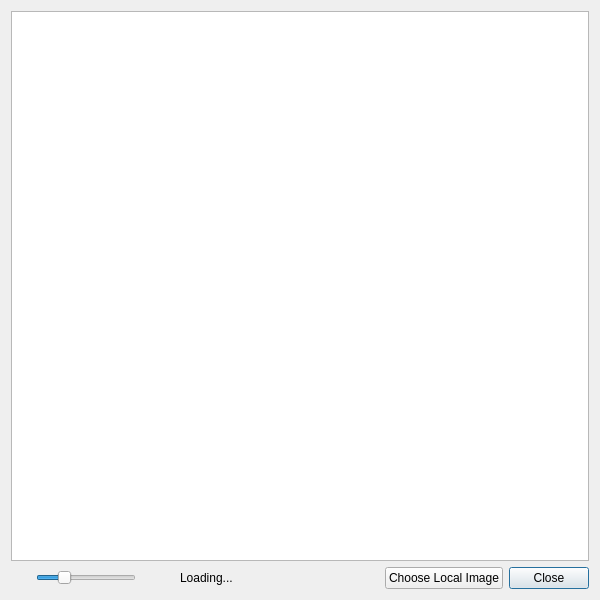
<?xml version="1.0" encoding="UTF-8"?>
<ui version="4.0">
 <class>ImageDialog</class>
 <widget class="QDialog" name="ImageDialog">
  <property name="windowModality">
   <enum>Qt::WindowModal</enum>
  </property>
  <property name="geometry">
   <rect>
    <x>0</x>
    <y>0</y>
    <width>600</width>
    <height>600</height>
   </rect>
  </property>
  <property name="windowTitle">
   <string>Choose an Image</string>
  </property>
  <property name="styleSheet">
   <string notr="true">#ImageDialog {
	background-image: url(:/img/pattern_dark.png);
}</string>
  </property>
  <property name="modal">
   <bool>true</bool>
  </property>
  <layout class="QVBoxLayout" name="verticalLayout">
   <item>
    <widget class="MyTableWidget" name="table">
     <property name="minimumSize">
      <size>
       <width>400</width>
       <height>0</height>
      </size>
     </property>
     <property name="acceptDrops">
      <bool>true</bool>
     </property>
     <property name="editTriggers">
      <set>QAbstractItemView::NoEditTriggers</set>
     </property>
     <property name="selectionMode">
      <enum>QAbstractItemView::SingleSelection</enum>
     </property>
     <property name="verticalScrollMode">
      <enum>QAbstractItemView::ScrollPerPixel</enum>
     </property>
     <property name="showGrid">
      <bool>false</bool>
     </property>
     <attribute name="horizontalHeaderVisible">
      <bool>false</bool>
     </attribute>
     <attribute name="verticalHeaderVisible">
      <bool>false</bool>
     </attribute>
     <column>
      <property name="text">
       <string>Neue Spalte</string>
      </property>
     </column>
     <column>
      <property name="text">
       <string>Neue Spalte</string>
      </property>
     </column>
     <column>
      <property name="text">
       <string>Neue Spalte</string>
      </property>
     </column>
     <column>
      <property name="text">
       <string>Neue Spalte</string>
      </property>
     </column>
     <column>
      <property name="text">
       <string>Neue Spalte</string>
      </property>
     </column>
    </widget>
   </item>
   <item>
    <layout class="QHBoxLayout" name="horizontalLayout" stretch="0,0,0,0,1,0,0,0">
     <item>
      <widget class="QToolButton" name="buttonZoomOut">
       <property name="cursor">
        <cursorShape>PointingHandCursor</cursorShape>
       </property>
       <property name="toolTip">
        <string>Zoom out</string>
       </property>
       <property name="styleSheet">
        <string notr="true">border: 0px;
background: transparent;</string>
       </property>
       <property name="text">
        <string/>
       </property>
       <property name="icon">
        <iconset resource="MediaElch.qrc">
         <normaloff>:/img/zoom_out.png</normaloff>:/img/zoom_out.png</iconset>
       </property>
      </widget>
     </item>
     <item>
      <widget class="QSlider" name="previewSizeSlider">
       <property name="minimumSize">
        <size>
         <width>100</width>
         <height>0</height>
        </size>
       </property>
       <property name="maximumSize">
        <size>
         <width>100</width>
         <height>16777215</height>
        </size>
       </property>
       <property name="toolTip">
        <string>Preview size</string>
       </property>
       <property name="minimum">
        <number>4</number>
       </property>
       <property name="maximum">
        <number>20</number>
       </property>
       <property name="singleStep">
        <number>1</number>
       </property>
       <property name="pageStep">
        <number>1</number>
       </property>
       <property name="value">
        <number>8</number>
       </property>
       <property name="orientation">
        <enum>Qt::Horizontal</enum>
       </property>
      </widget>
     </item>
     <item>
      <widget class="QToolButton" name="buttonZoomIn">
       <property name="cursor">
        <cursorShape>PointingHandCursor</cursorShape>
       </property>
       <property name="toolTip">
        <string>Zoom in</string>
       </property>
       <property name="styleSheet">
        <string notr="true">border: 0px;
background: transparent;</string>
       </property>
       <property name="text">
        <string/>
       </property>
       <property name="icon">
        <iconset resource="MediaElch.qrc">
         <normaloff>:/img/zoom_in.png</normaloff>:/img/zoom_in.png</iconset>
       </property>
      </widget>
     </item>
     <item>
      <widget class="QLabel" name="labelSpinner">
       <property name="text">
        <string/>
       </property>
      </widget>
     </item>
     <item>
      <widget class="QLabel" name="labelLoading">
       <property name="text">
        <string>Loading...</string>
       </property>
      </widget>
     </item>
     <item>
      <spacer name="horizontalSpacer">
       <property name="orientation">
        <enum>Qt::Horizontal</enum>
       </property>
       <property name="sizeHint" stdset="0">
        <size>
         <width>40</width>
         <height>20</height>
        </size>
       </property>
      </spacer>
     </item>
     <item>
      <widget class="QPushButton" name="buttonChoose">
       <property name="text">
        <string>Choose Local Image</string>
       </property>
       <property name="autoDefault">
        <bool>false</bool>
       </property>
      </widget>
     </item>
     <item>
      <widget class="QPushButton" name="buttonClose">
       <property name="text">
        <string>Close</string>
       </property>
      </widget>
     </item>
    </layout>
   </item>
  </layout>
 </widget>
 <customwidgets>
  <customwidget>
   <class>MyTableWidget</class>
   <extends>QTableWidget</extends>
   <header>smallWidgets/MyTableWidget.h</header>
  </customwidget>
 </customwidgets>
 <resources>
  <include location="MediaElch.qrc"/>
 </resources>
 <connections/>
</ui>
